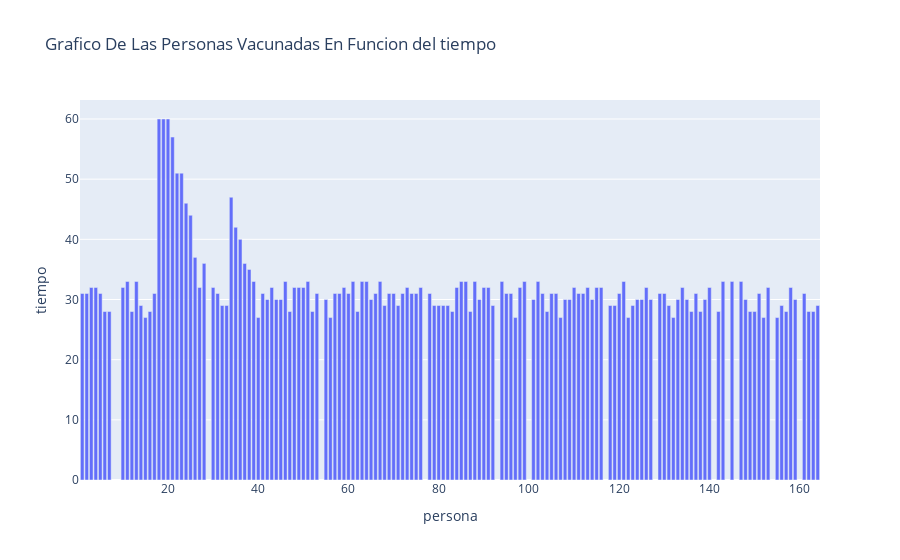

Notebook cell for this chart:
### Code cell
import pandas as pd
df = pd.DataFrame([[key, DICCIONARIO_TIEMPO_DE_ESPERA[key]] for key in DICCIONARIO_TIEMPO_DE_ESPERA.keys()], columns=['persona', 'tiempo'])
import plotly.express as px
fig = px.bar(df, x='persona', y="tiempo",title="Grafico De Las Personas Vacunadas En Funcion del tiempo")
fig.show()

### Figure 1 — Plotly figure (JSON) as saved in the notebook; plotly's stock layout.template omitted (floating-point values rounded to 4 significant figures; data arrays with more than 128 entries replaced by an {"elided": "..."} marker saying what was removed)
{"data": [{"alignmentgroup": "True", "hovertemplate": "persona=%{x}<br>tiempo=%{y}<extra></extra>", "legendgroup": "", "marker": {"color": "#636efa"}, "name": "", "offsetgroup": "", "orientation": "v", "showlegend": false, "textposition": "auto", "type": "bar", "x": {"elided": "150 int values"}, "xaxis": "x", "y": {"elided": "150 int values"}, "yaxis": "y"}], "layout": {"barmode": "relative", "legend": {"tracegroupgap": 0}, "title": {"text": "Grafico De Las Personas Vacunadas En Funcion del tiempo"}, "xaxis": {"anchor": "y", "domain": [0, 1], "title": {"text": "persona"}}, "yaxis": {"anchor": "x", "domain": [0, 1], "title": {"text": "tiempo"}}}}
